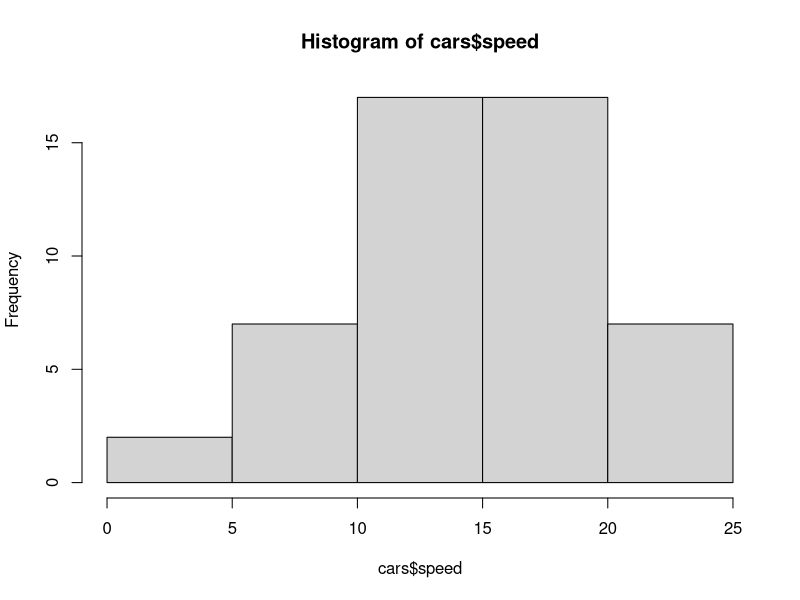
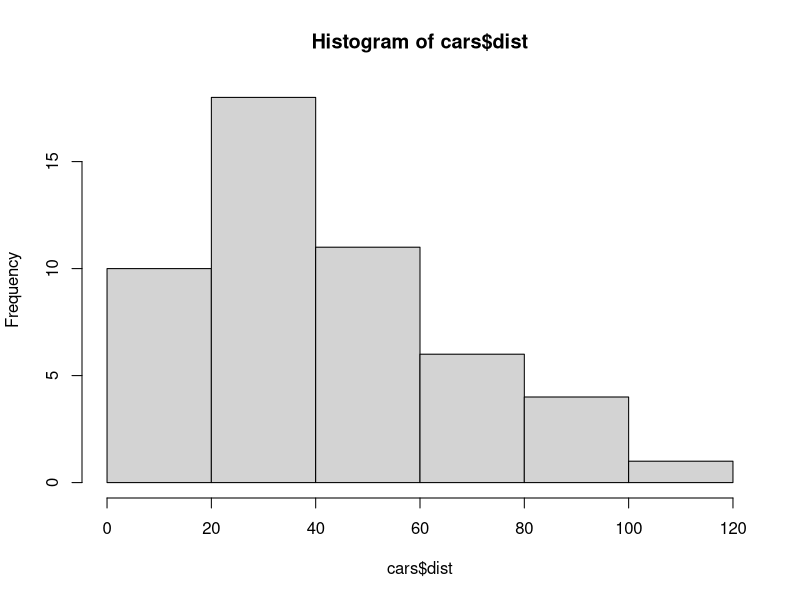
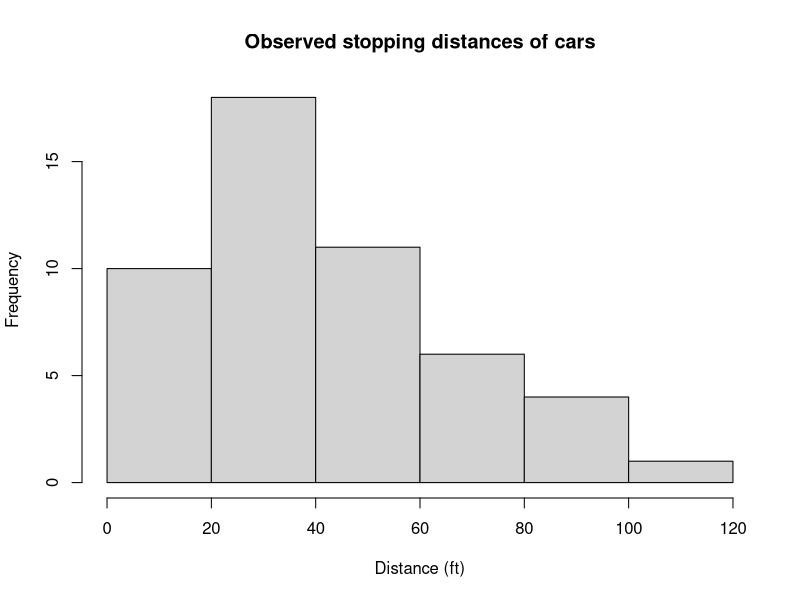
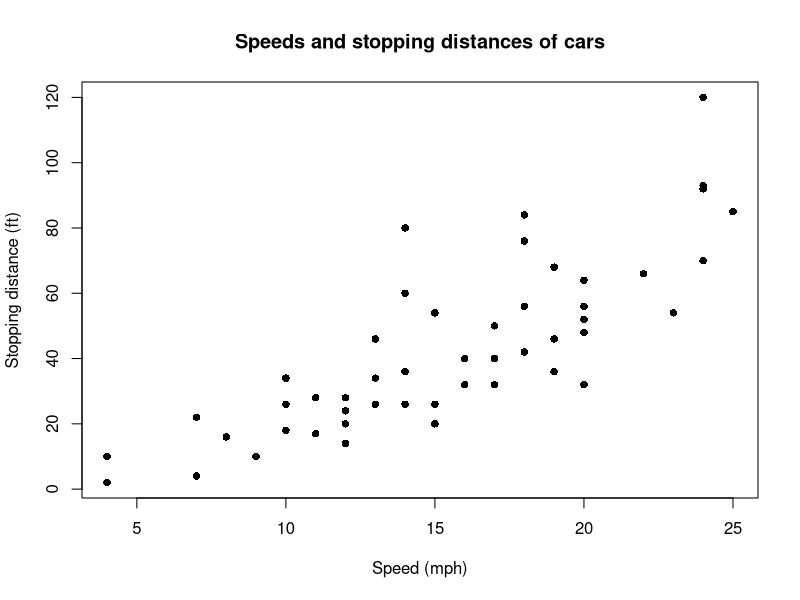
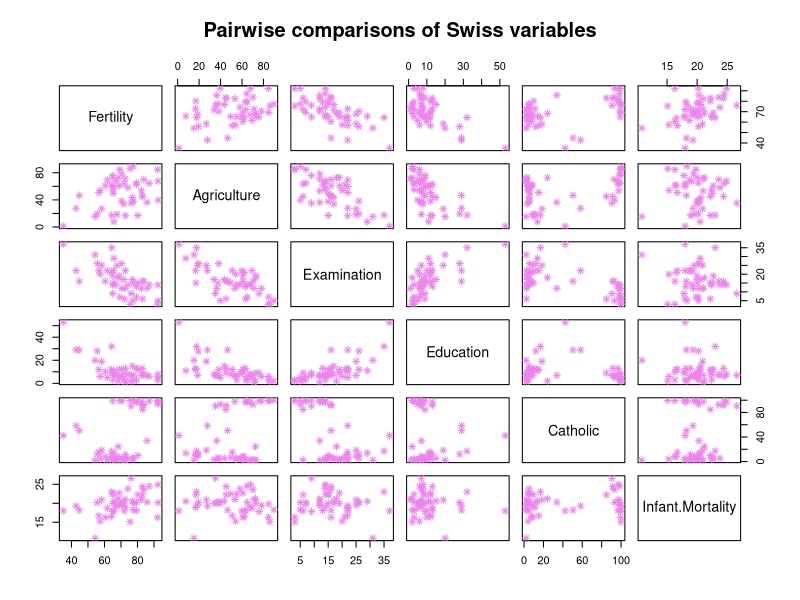

Reproduce these figures in R, in order.
## ---- chunk 1
options(htmltools.dir.version = FALSE)
knitr::opts_chunk$set(comment = "##")
## ---- chunk 2
# Sometimes important stuff is highlighted! #<<
7 * 49
## ---- chunk 3
123 + 456 + 789
## ---- chunk 4
sqrt(400)
## ---- chunk 5
new.object <- 144
## ---- chunk 6
new.object
## ---- chunk 7
new.object + 10
new.object + new.object
sqrt(new.object)
## ---- chunk 8
new.object <- c(4, 9, 16, 25, 36)
new.object
## ---- chunk 9
sqrt(new.object)
## ---- chunk 10
summary(cars)
## ---- chunk 11
library(knitr)
## ---- chunk 12
x <- sqrt(77) # <- is how we assign objects
## ---- chunk 13
head(cars, 5) # prints first 5 rows, see tail() too
## ---- chunk 14
str(cars) # str[ucture]
## ---- chunk 15
summary(cars)
## ---- chunk 16
hist(cars$speed) # Histogram
## ---- chunk 17
hist(cars$dist)
## ---- chunk 18
hist(cars$dist,
     xlab = "Distance (ft)", # X axis label
     main = "Observed stopping distances of cars") # Title
## ---- chunk 19
dist_mean  <- mean(cars$dist) 
print(dist_mean)
speed_mean <- mean(cars$speed)
print(speed_mean)
## ---- chunk 20
plot(dist ~ speed, data = cars,
     xlab = "Speed (mph)",
     ylab = "Stopping distance (ft)",
     main = "Speeds and stopping distances of cars",
     pch = 16) # Point size
## ---- chunk 21
pairs(swiss, pch = 8, col = "violet", #<<
      main = "Pairwise comparisons of Swiss variables")
